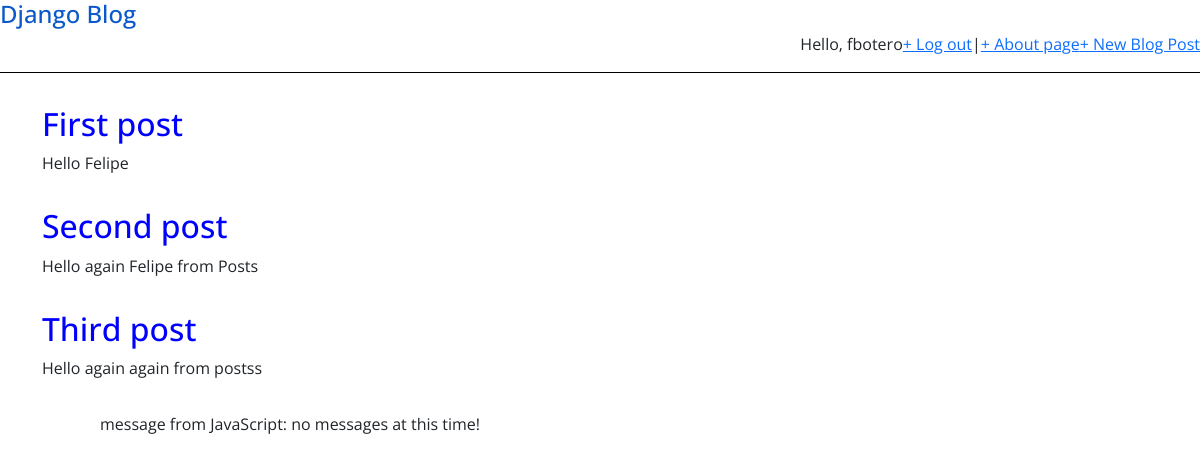
Page / (signed in) on the earlier database version.
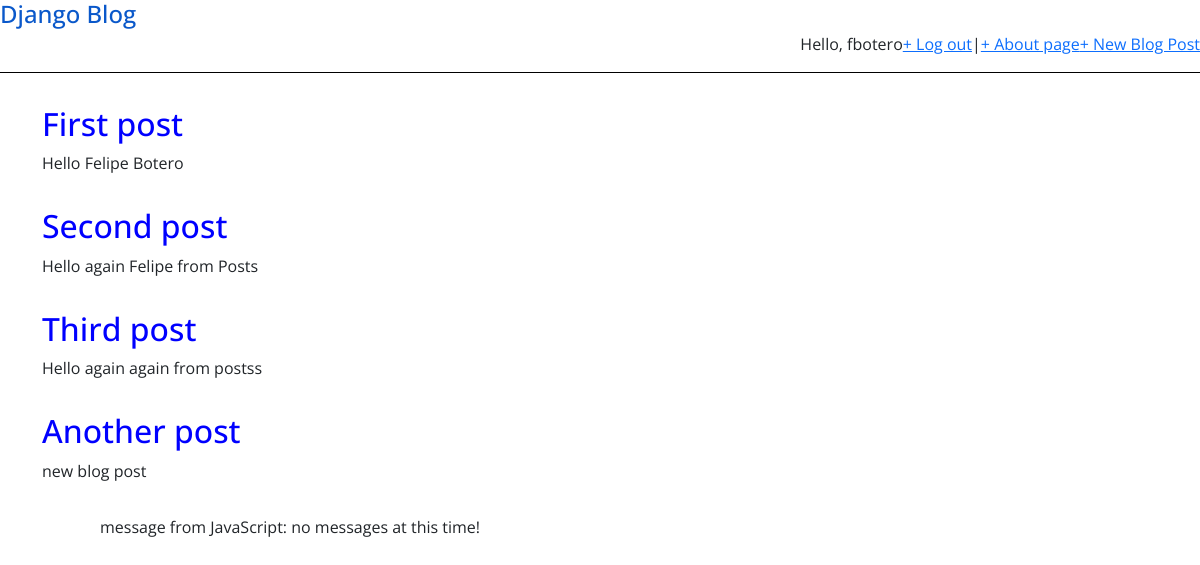
Same page on the later database version.
### blog/models.py (models this page shows, shortened)
class Posts(models.Model):
    title = models.CharField(max_length=200)
    author = models.ForeignKey('auth.User', on_delete=models.CASCADE)
    body = models.TextField()

### blog/views.py (the view)
# urls.py: path('', BlogListView.as_view(), name='home'),
class BlogListView(ListView):
    model = Posts
    template_name = "home.html"

### templates/home.html
{% extends 'base.html' %}
{% block content %}
    {% if user.is_authenticated %}
        {% for post in object_list %}
            <div class="post-entry container">
                <h2><a href="{% url 'post_detail' post.pk %}">{{ post.title }}</a></h2>
                <p>{{ post.body  }}</p>
            </div>
        {% endfor %}
    {% else %}
        <div class="container">
            <h2>Please log in, so that we can authenticate our users and be a responsible enterprise!</h2>
        </div>
    {% endif %}
{% endblock content %}

Differences in the rows shown:
changed Posts "First post": body "Hello Felipe" → "Hello Felipe Botero"
added Posts: title "Another post", body "new blog post"
